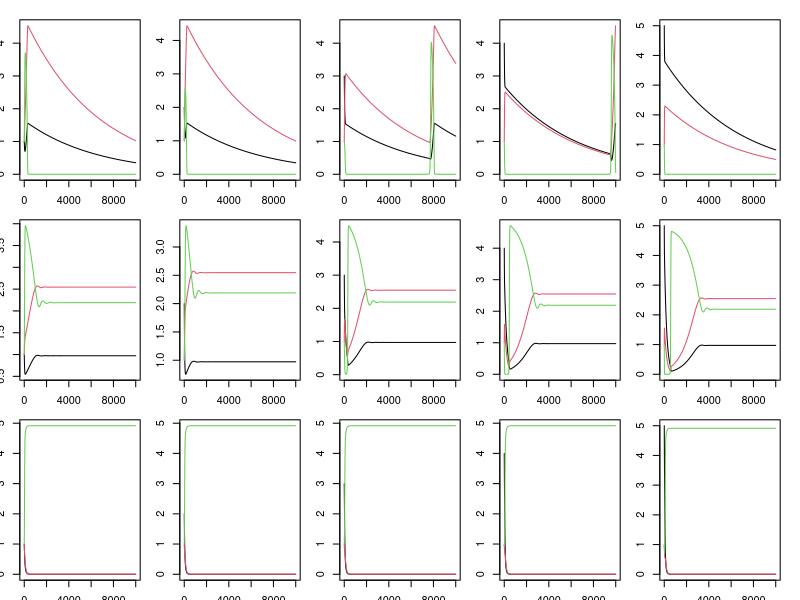

Here is the R script that generated this plot:

library(deSolve)

#### RUNTIME ###################################################################

# start timing script
start <- proc.time()

#### PARAMETERS ################################################################

# t subscript in variable name indicates temperature-sensitive
# base terms are now the scaling factor for temperature-sensitive terms

# z: adult to juvenile size ratio
z<-0.2
# p: adult modifier on production of juveniles
# can use to modify stage structure, seems like it needs to be <1
p<-0.4
# sig: conversion efficiency of resource to useful energy for fish
sig<-0.7
# M: maximum ingestion rate
# make mass specific?
M<-0.5
# MS: function breadth for max intake rate
# i.e. attack rate, opens downward
MS<-10
# H: handling time
# speed at which fish can eat resources (smaller is faster)
H<-1
# HS: function breadth for handling time
# temperature parabola opens upward
HS<-10
# uJ: juvenile mortality
# uJ = 0.05 when C = 20
uJ<-1.625
# uJe: activation energy of juvenile mortality
uJe<--0.006
# uA: adult mortality
# uA = 0.005 when C = 20
uA<-1.625
# uAe: activation energy og adult mortality
uAe<--0.006
# uR: resource mortality
# uR = 0.005 when C = 20
uR<-0.163
# uRe: activation energy of resource mortality
uRe<--0.006
# t: costs of maintaining somatic growth/turnover
# i.e. base level of resource intake you must exceed to mature/reproduce
# t = 0.1 when C = 20
t<-0.326
# te: activation energy of metabolic waste
te<--0.006
# r: resource growth rate
r<-1.5
# rS: function breadth for resource growth rate
# temperature parabola opens downward
rS<-15
# K: resource carrying capacity
K<-5
# B: adult reproductive rate
B<-0.5
# boltzmann's constant
kb<-8.617*10^-5
# t: temperature in degrees celsius
# 20 is optimal, 10 is cold, 30 is hot
C<-20

#### ODE FUNCTIONS #############################################################

# t subscript in variable name indicates temperature-sensitive

# Mt: maximum ingestion rate
# Ht: handling time
# tt: costs of maintaining somatic growth/turnover
# uJt: mortality rate for juveniles
# uAt: mortality rate for adults
# uRt: mortality rate for resources
# rt: resource growth rate
# ca: functional response for adults
# cj: functional response for juveniles
# mj: juvenile maturation rate
# ra: reproduction per adult

BaseStaget<-function(t,y,p){
    {
        J<-y[1]
        A<-y[2]
        R<-y[3]
    }
    with(as.list(p),{
        Mt<-M*exp(-(C-20)^2/(2*MS)^2)
        Ht<-H*exp((C-20)^2/(2*HS)^2)
        tt<-t*exp(te/(kb*C))
        uJt<-uJ*exp(uJe/(kb*C))
        uAt<-uA*exp(uAe/(kb*C))
        uRt<-uR*exp(uRe/(kb*C))
        rt<-r*exp(-(C-23)^2/(2*rS)^2)
        
        ca<-Mt*(R/(Ht+R))
        cj<-Mt*(R/(Ht+R))
        ifelse(((sig*cj)-tt)<0, mj<-0, mj<-(((sig*cj)-tt)-uJt)/(1-z^(1-(uJt/((sig*cj)-tt)))))
        ifelse(((sig*ca)-tt)<0, ra<-0, ra<-((sig*ca)-tt)*B)
        
        dJ.dt<- ra*A -mj*J - uJt *J
        
        dA.dt<- mj*J - uAt*A -ra*p*A
        
        dR.dt<- rt*R*(1-(R/K)) - cj*J - ca*A - uRt*R
        
        return(list(c(dJ.dt,dA.dt,dR.dt)))
    })
}

#### SIMULATION ################################################################

# Set State Variables ----------------------------------------------------------

juv.vec <- c(1,2,3,4,5) # juveniles
a <- 1 # adults
r <- 1 # resources

# Set Parameters ---------------------------------------------------------------

# choose parameter to change
parm.name <- "C"
# choose range of parameters
parm.seq <- seq(10,30,length = 3)

# Set Plot Preferences ---------------------------------------------------------

# plot juvenile, adult, and resource dynamics?
dynamics.plot = T
# plot bifurcation plot?
b.plot = F

# layout for plots
# TODO update margins
if (dynamics.plot & b.plot) {
    # first rows have dynamics plots for one value in parm.seq
    # last row has bifurcation plots
    # columns have dynamics and bifurcation plots for one value in juv.vec
    par(mfcol=c(length(parm.seq)+1,length(juv.vec)), mar=c(1.5,1.5,1.5,1.5))
} else if (dynamics.plot) {
    # rows have dynamics plots for one value in parm.seq
    # columns have dynamics plots for one value in juv.vec
    par(mfcol=c(length(parm.seq),length(juv.vec)), mar=c(1.5,1.5,1.5,1.5))
}

iterations <- 0:10000
iterations <- iterations/10
if (b.plot) {
    # which state variable should be plotted in bifurcation plot?
    b.var <- "Adults"
    # which proportion of iterations should be plotted in bifurcation plot?
    # ex. 0.25 will plot last quarter of iterations
    b.portion <- 0.5
}

# Run Simulation ---------------------------------------------------------------

# create parameter vector
parms<-c(z=z, p=p, sig=sig, M=M, MS=MS, H=H,HS=HS, uJ=uJ, uJe=uJe,
         uA=uA, uAe=uAe, uR=uR, uRe=uRe, t=t, te=te,r=r, rS=rS, K=K, B=B, kb=kb, C=C)
# find index of parameter to change
parm.index <- which(names(parms)==parm.name)

# initialize list to store output
output <- list()

# loop to change initial value of juveniles
for (j in juv.vec) {
    y <- c(j,a,r)
    names(y) <- c("Juveniles", "Adults", "Resources")
    
    
    # loop to change parameter
    for (i in 1:length(parm.seq)) {
        # set parameters
        parms.loop <- parms
        parms.loop[parm.index] <- parm.seq[i]

        # run simulation
        output[[i]] <- ode(y=y, time=iterations, BaseStaget, parms=parms.loop)
        # remove time column
        output[[i]] <- output[[i]][,-1]
        
        # juvenile, adult, and resource dynamics plot
        if (dynamics.plot) {
            matplot(output[[i]],type="l",lty=1,pch=0.5,col=1:3,
                    xlab=paste0("J=",j," ","A=",a," ","R=",r," ", parm.name,"=", parm.seq[i]))
        }

    } # end parm.seq loop

    # bifurcation plot
    if (b.plot) {
        
        # choose rows to plot
        total.rows <- length(iterations)
        b.first.row <- round(b.portion * total.rows)
        b.last.row <- total.rows
        b.rows <- b.first.row:b.last.row
        
        # set up plot axes and labels
        # TODO change range.lim to depend on bifurcation plot portion
        range.lim <- lapply(output, function(x) apply(x, 2, range))
        range.lim <- apply(do.call("rbind", range.lim), 2, range)
        plot(0, 0, pch = "", xlab=paste0("J=",j," ","A=",a," ","R=",r," "),
             ylab = b.var, xlim = range(parm.seq),
             ylim = range.lim[,b.var])
        
        # plot points
        for (i in 1:length(parm.seq)) {
            points(rep(parm.seq[i], length(b.rows)), output[[i]][b.rows,b.var])
        }
    }
    
} # end juv.vec loop

#### RUNTIME ###################################################################

# stop timing script
end <- proc.time()
# print elapsed time
print(end[3]-start[3])
